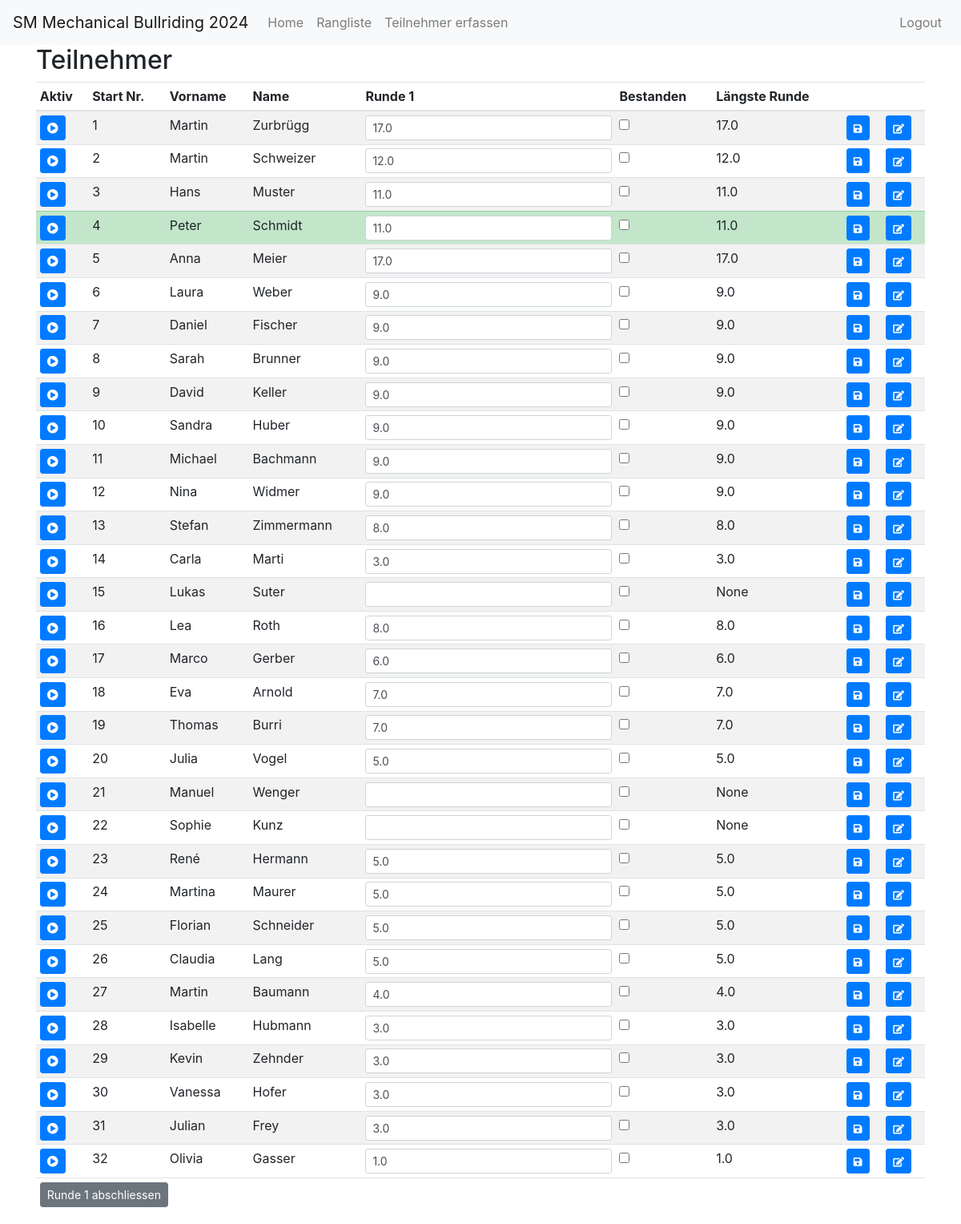
The app's page /index (signed in) with its own data.
### app/models.py (models this page shows)
class Participant(db.Model):
    id = db.Column(db.Integer, primary_key=True)
    active = db.Column(db.Boolean, default=False)
    start_nr = db.Column(db.Integer, nullable=True, unique=True)
    first_name = db.Column(db.String(64), nullable=False)
    last_name = db.Column(db.String(64), nullable=False)
    address = db.Column(db.String(128), nullable=False)
    postal_code = db.Column(db.String(10), nullable=False)
    city = db.Column(db.String(64), nullable=False)
    email = db.Column(db.String(120), nullable=True)
    phone = db.Column(db.String(20), nullable=True)
    time1 = db.Column(db.Float, nullable=True)
    time2 = db.Column(db.Float, nullable=True)
    time3 = db.Column(db.Float, nullable=True)
    time4 = db.Column(db.Float, nullable=True)
    time5 = db.Column(db.Float, nullable=True)
    time6 = db.Column(db.Float, nullable=True)
    round1_passed = db.Column(db.Boolean, default=False)
    round2_passed = db.Column(db.Boolean, default=False)
    round3_passed = db.Column(db.Boolean, default=False)
    round4_passed = db.Column(db.Boolean, default=False)
    round5_passed = db.Column(db.Boolean, default=False)
    @property
    def longest_time(self):
        times = [t for t in [self.time1, self.time2, self.time3, self.time4, self.time5] if t is not None]
        return max(times) if times else None

### app/routes.py (the view)
@bp.route('/')
@bp.route('/index')
@login_required
def index():
    participants = Participant.query.all() if current_user.is_authenticated else []
    participants.sort(key=lambda p: p.start_nr if p.start_nr is not None else 0)  # Sortierung nach Startnummer
    if participants is None:
        flash('Keine Teilnemer gefunden')
        form = ParticipantForm()
        return render_template('participant.html', title='Add Participant', form=form)
    current_round = request.args.get('current_round', default=None, type=int)
    if current_round is None:
        current_round = get_current_round(participants)
    return render_template(
        'index.html',
        title='Home',
        participants=participants,
        round1_passed=check_round_passed(participants, 1),
        round2_passed=check_round_passed(participants, 2),
        round3_passed=check_round_passed(participants, 3),
        round4_passed=check_round_passed(participants, 4),
        round5_passed=check_round_passed(participants, 5),
        current_round=current_round
    )

### app/models.py (called while the page is built)
@login.user_loader
def load_user(id):
    return User.query.get(int(id))

### app/routes.py (called while the page is built)
def check_round_passed(participants, round_number):
    if round_number == 1:
        return any(participant.round1_passed for participant in participants)
    elif round_number == 2:
        return any(participant.round2_passed for participant in participants)
    elif round_number == 3:
        return any(participant.round3_passed for participant in participants)
    elif round_number == 4:
        return any(participant.round4_passed for participant in participants)
    elif round_number == 5:
        return any(participant.round5_passed for participant in participants)
    return False

def get_current_round(participants):
    if not check_round_passed(participants, 1):
        return 1
    elif not check_round_passed(participants, 2):
        return 2
    elif not check_round_passed(participants, 3):
        return 3
    elif not check_round_passed(participants, 4):
        return 4
    elif not check_round_passed(participants, 5):
        return 5
    else:
        return 6

### app/templates/index.html (shortened to what this page needs)
{% extends "base.html" %}
{% block content %}
  {% if current_user.is_authenticated %}
  <h2>Teilnehmer</h2>
  <table class="table table-striped table-sm">
    <thead>
      <tr>
        <th>Aktiv</th>
        <th>Start Nr.</th>
        <th>Vorname</th>
        <th>Name</th>
        <th>Runde 1</th>
        <th>Bestanden</th>
        <th>Längste Runde</th>
        <th></th>
        <th></th>
      </tr>
    </thead>
    <tbody>
      {% for participant in participants %}
        <tr class="{% if participant.active %}table-success{% endif %}">
          <td>
            <form method="POST" action="{{ url_for('main.update_times', id=participant.id) }}">
              <button type="submit" name="set_active" value="{{ participant.id }}" class="btn btn-primary btn-sm">
                <i class="fas fa-play-circle"></i>
              </button>
            </form>
          </td>
          <td>{{ participant.start_nr }}</td>
          <td>{{ participant.first_name }}</td>
          <td>{{ participant.last_name }}</td>
          <td>
            <form method="POST" action="{{ url_for('main.update_times', id=participant.id) }}" class="update-form">
              <input type="text" name="time1" value="{{ participant.time1 or '' }}" class="form-control form-control-sm" onkeydown="submitAndFocusNext(event, this)">
          </td>
          <td>
              <input type="checkbox" name="round1_passed" {% if participant.round1_passed %}checked{% endif %} onchange="submitCheckbox(this)">
          </td>
          <td>{{ participant.longest_time }}</td>
          <td>
              <button type="submit" name="update_times" class="btn btn-primary btn-sm">
                <i class="fas fa-save fa-sm"></i>
              </button>
          </td>
          <td>
            <a href="{{ url_for('main.participant_edit', id=participant.id) }}" class="btn btn-primary btn-sm">
              <i class="fas fa-edit fa-sm"></i>
            </a>
          </td>
        </tr>
      {% endfor %}
    </tbody>
    <tfoot>
      <tr>
        <td colspan="14">
          <form method="POST" action="{{ url_for('main.finish_round', round_number=current_round) }}">
            <button type="submit" class="btn btn-secondary btn-sm">Runde {{ current_round }} abschliessen</button>
          </form>
        </td>
      </tr>
    </tfoot>
  </table>
  {% else %}
    <p>Please Login!</p>
  {% endif %}
{% endblock %}

### records on screen
Participant: start_nr "1", first_name "Martin", last_name "Zurbrügg", time1 "17.0", longest_time "17.0"
Participant: start_nr "2", first_name "Martin", last_name "Schweizer", time1 "12.0", longest_time "12.0"
Participant: start_nr "3", first_name "Hans", last_name "Muster", time1 "11.0", longest_time "11.0"
Participant: start_nr "4", first_name "Peter", last_name "Schmidt", time1 "11.0", longest_time "11.0"
Participant: start_nr "5", first_name "Anna", last_name "Meier", time1 "17.0", longest_time "17.0"
Participant: start_nr "6", first_name "Laura", last_name "Weber", time1 "9.0", longest_time "9.0"
Participant: start_nr "7", first_name "Daniel", last_name "Fischer", time1 "9.0", longest_time "9.0"
Participant: start_nr "8", first_name "Sarah", last_name "Brunner", time1 "9.0", longest_time "9.0"
Participant: start_nr "9", first_name "David", last_name "Keller", time1 "9.0", longest_time "9.0"
Participant: start_nr "10", first_name "Sandra", last_name "Huber", time1 "9.0", longest_time "9.0"
Participant: start_nr "11", first_name "Michael", last_name "Bachmann", time1 "9.0", longest_time "9.0"
Participant: start_nr "12", first_name "Nina", last_name "Widmer", time1 "9.0", longest_time "9.0"
Participant: start_nr "13", first_name "Stefan", last_name "Zimmermann", time1 "8.0", longest_time "8.0"
Participant: start_nr "14", first_name "Carla", last_name "Marti", time1 "3.0", longest_time "3.0"
Participant: start_nr "15", first_name "Lukas", last_name "Suter", longest_time "None"
Participant: start_nr "16", first_name "Lea", last_name "Roth", time1 "8.0", longest_time "8.0"
Participant: start_nr "17", first_name "Marco", last_name "Gerber", time1 "6.0", longest_time "6.0"
Participant: start_nr "18", first_name "Eva", last_name "Arnold", time1 "7.0", longest_time "7.0"
Participant: start_nr "19", first_name "Thomas", last_name "Burri", time1 "7.0", longest_time "7.0"
Participant: start_nr "20", first_name "Julia", last_name "Vogel", time1 "5.0", longest_time "5.0"
Participant: start_nr "21", first_name "Manuel", last_name "Wenger", longest_time "None"
Participant: start_nr "22", first_name "Sophie", last_name "Kunz", longest_time "None"
Participant: start_nr "23", first_name "René", last_name "Hermann", time1 "5.0", longest_time "5.0"
Participant: start_nr "24", first_name "Martina", last_name "Maurer", time1 "5.0", longest_time "5.0"
Participant: start_nr "25", first_name "Florian", last_name "Schneider", time1 "5.0", longest_time "5.0"
Participant: start_nr "26", first_name "Claudia", last_name "Lang", time1 "5.0", longest_time "5.0"
Participant: start_nr "27", first_name "Martin", last_name "Baumann", time1 "4.0", longest_time "4.0"
Participant: start_nr "28", first_name "Isabelle", last_name "Hubmann", time1 "3.0", longest_time "3.0"
Participant: start_nr "29", first_name "Kevin", last_name "Zehnder", time1 "3.0", longest_time "3.0"
Participant: start_nr "30", first_name "Vanessa", last_name "Hofer", time1 "3.0", longest_time "3.0"
Participant: start_nr "31", first_name "Julian", last_name "Frey", time1 "3.0", longest_time "3.0"
Participant: start_nr "32", first_name "Olivia", last_name "Gasser", time1 "1.0", longest_time "1.0"

### other values on screen
{{ current_round }} "1"
